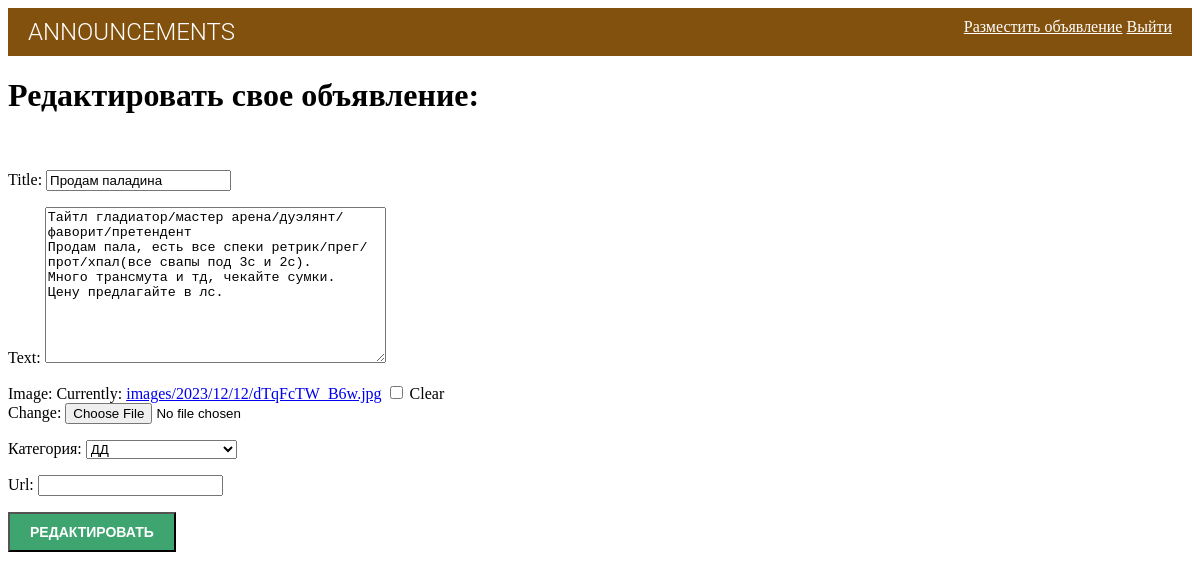
The page /27/update/ (signed in) on the database its author committed.
### board/models.py (models this page shows, shortened)
class Announcement(models.Model):
    title = models.CharField(max_length=250)
    author = models.ForeignKey(User, on_delete=models.CASCADE, related_name='person')
    text = models.TextField()
    image = models.ImageField(blank=True, upload_to='images/%Y/%m/%d/')
    url = models.URLField(blank=True)
    publish = models.DateTimeField(default=timezone.now)
    created = models.DateTimeField(auto_now_add=True)
    updated = models.DateTimeField(auto_now=True)
    category = models.ForeignKey('Category', on_delete=models.PROTECT, null=True, verbose_name='Категория',
                                 related_name='cats')
    class Meta:
        ordering = ['-publish']
        indexes = [models.Index(fields=['-publish'])]

### board/views.py (the view)
# urls.py: path('<int:pk>/update/', AnnouncementUpdate.as_view(), name='ann_update'),
class AnnouncementUpdate(LoginRequiredMixin, SuccessMessageMixin, UpdateView):
    model = Announcement
    form_class = AddAnnouncementForm
    template_name = 'announcement/announcement_update.html'
    context_object_name = 'announcement'
    success_message = "Объявление отредактировано успешно!"
    def get_context_data(self, **kwargs):
        context = super().get_context_data(**kwargs)
        return context
    def get_template_names(self):
        post = self.get_object()
        if post.author == self.request.user:
            self.template_name = 'announcement/announcement_update.html'
            return self.template_name
        else:
            raise PermissionDenied

### board/forms.py (shortened to what this page needs)
class AddAnnouncementForm(forms.ModelForm):
    def __init__(self, *args, **kwargs):
        super().__init__(*args, **kwargs)
    class Meta:
        model = Announcement
        fields = ['title', 'text', 'image', 'category', 'url']

### board/models.py (called while the page is built)
    def __str__(self):
        return self.name

### board/templates/announcement/announcement_update.html (shortened to what this page needs)
{% extends 'announcement/announcement_create.html' %}
{% load static %}
{% block content %}
<h1>Редактировать свое объявление:</h1>
<br>
<form method="post" enctype="multipart/form-data">
    {{ form.as_p }}
    <input type="submit" value="Редактировать" />
</form>
<br>
<br>
{% endblock content %}

### board/static/styleforms.css (style rules this page uses)
input[type=submit] { font-weight:bold; background: rgba(11, 141, 76, 0.79); color:#fff; padding:10px 20px; font-size:14px; text-transform:uppercase; }

### rows shown on the page
Announcement: title "Продам паладина", text "Тайтл гладиатор/мастер арена/дуэлянт/фаворит/претендент Продам пала, есть все спеки ретрик/прег/прот/хпал(все свапы под 3с и 2с). Много трансмута и тд, чекайте сумки. Цену предлагайте в лс.", category "ДД"
